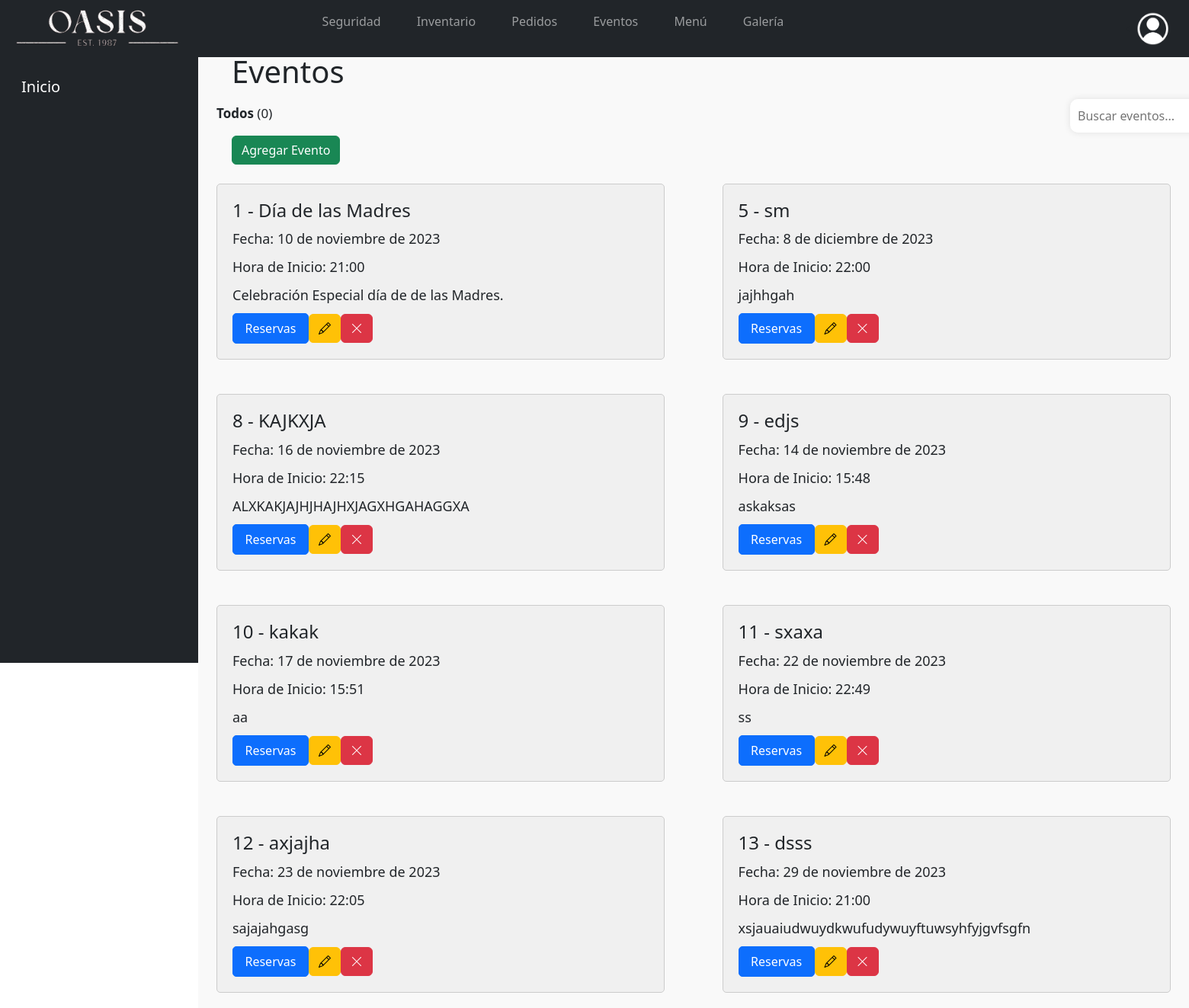
Page /Oasis/Gestion_Eventos/ on the committed database.
### Oasis/models.py (models this page shows, shortened)
class Evento(models.Model):
    nombre = models.CharField(max_length=150)
    fecha = models.DateField()
    hora_incio = models.TimeField()
    descripcion = models.TextField()
    foto = models.ImageField(upload_to="fotos/", default= 'No_Image')

### Oasis/views.py (the view)
# urls.py: path('Gestion_Eventos/', views.Eventos, name='Eventos'),
def Eventos(request):
    q = Evento.objects.all()
    contexto = {'data' : q}
    return render(request, "Oasis/eventos/eveInicio.html", contexto)

### Oasis/templates/Oasis/eventos/eveInicio.html (shortened to what this page needs)
{% extends 'Oasis/barNav.html' %}
{% load static %}
{% block Opciones %}
  <li id='primeraOpcion' class="nav-item">
    <a class="nav-link text-white" href="{% url 'Eventos' %}">
      Inicio
    </a>
  </li>
{% endblock %}
{% block contenedor %}
    <h1>Eventos</h1>
    <div class="Contenido">
        <div class="conteos">
            <p><b>Todos</b> (<span id="totalUsuarios">0</span>)</p>
        </div>
        <div class="search">
            <input id="myInput" placeholder="Buscar eventos..." type="text">
        </div>
    </div>
    <div class="Agregar">
        <a type="button" class="btn btn-success" href="{% url 'eveForm' %}">Agregar Evento</a>
    </div>
    <div class="bloqueEvento">
        {% for i in data %}
            <div class="evento">
                <h2>{{ i.id}} - {{ i.nombre }}</h2>
                <p>Fecha: {{ i.fecha}}</p>
                <p>Hora de Inicio: {{ i.hora_incio }}</p>
                <p>{{ i.descripcion }}</p>
                <div class="botones">
                    <a href="{% url 'eveReserva' %}">
                        <button id="verReservaciones" class="btn btn-primary">Reservas</button>
                    </a>
                    <div class="botonesCrud">
                        <a type="button" class="btn btn-warning" href="{% url 'eveFormActualizar' i.id %}"><i class="bi bi-pencil"></i></a>
                        <a type="button" class="btn btn-danger" href="javascript:eliminar('{% url 'eliminarEvento' i.id %}')"><i class="bi bi-x-lg"></i></a>
                    </div>
                </div>
            </div>
        {% endfor %}
{% endblock %}

### Oasis/static/Oasis/css/index.css (style rules this page uses)
.botones { width: 31%; display: flex; align-items: center; justify-content: space-between; }

### Oasis/static/Oasis/css/barrasGestiones.css (style rules this page uses)
#primeraOpcion { display: flex; align-items: center; height: 60px; margin-top: 6%; color: white; font-size: 20px; }
main h1 { margin-left: 20px; }
.Contenido { display: flex; justify-content: space-between; align-items: center; width: 1500px; margin-right: 20px; }
.Agregar { margin-left: 20px; }
.conteos { display: flex; width: 500px; justify-content: space-between; }
.conteos p { margin-top: 10px; font-size: 17px; }
.search { display: inline-block; position: relative; }
.search input[type="text"] { width: 380px; padding: 10px; border: none; border-radius: 10px; box-shadow: 0 0 10px rgba(0, 0, 0, 0.1); }

### Oasis/static/Oasis/css/eventos.css (style rules this page uses)
.bloqueEvento { display: flex; flex-wrap: wrap; justify-content: space-between; max-height: auto; }
.evento { border: 1px solid #ccc; border-radius: 5px; padding: 20px; width: 47%; margin-bottom: 20px; background-color: #f0f0f0; margin-top: 2%; }
.evento h2 { font-size: 24px; margin-bottom: 10px; }
.evento p { font-size: 18px; margin-bottom: 10px; }
#verReservaciones { display: inline-block; padding: 7px ; width: 100px; color: #fff; text-decoration: none; border-radius: 5px; transition: background-color 0.3s; }
.botones { display: flex; justify-content: space-between; }
.botonesCrud { display: flex; justify-content: space-between; width: 170px; }

### rows in the picture
Evento: id "1", nombre "Día de las Madres", fecha "10 de noviembre de 2023", hora_incio "21:00", descripcion "Celebración Especial día de de las Madres."
Evento: id "5", nombre "sm", fecha "8 de diciembre de 2023", hora_incio "22:00", descripcion "jajhhgah"
Evento: id "8", nombre "KAJKXJA", fecha "16 de noviembre de 2023", hora_incio "22:15", descripcion "ALXKAKJAJHJHAJHXJAGXHGAHAGGXA"
Evento: id "9", nombre "edjs", fecha "14 de noviembre de 2023", hora_incio "15:48", descripcion "askaksas"
Evento: id "10", nombre "kakak", fecha "17 de noviembre de 2023", hora_incio "15:51", descripcion "aa"
Evento: id "11", nombre "sxaxa", fecha "22 de noviembre de 2023", hora_incio "22:49", descripcion "ss"
Evento: id "12", nombre "axjajha", fecha "23 de noviembre de 2023", hora_incio "22:05", descripcion "sajajahgasg"
Evento: id "13", nombre "dsss", fecha "29 de noviembre de 2023", hora_incio "21:00", descripcion "xsjauaiudwuydkwufudywuyftuwsyhfyjgvfsgfn"
